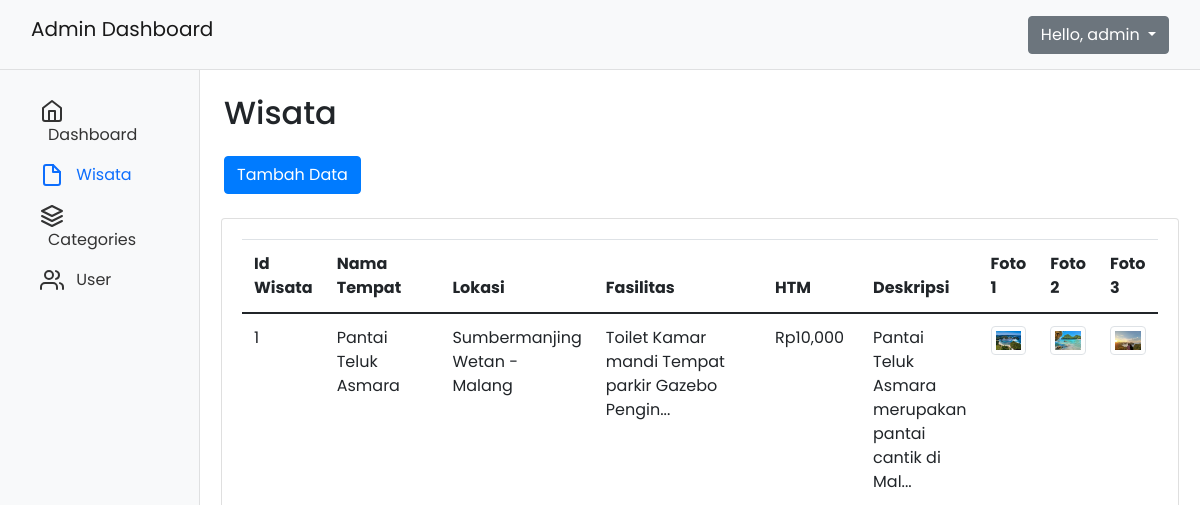
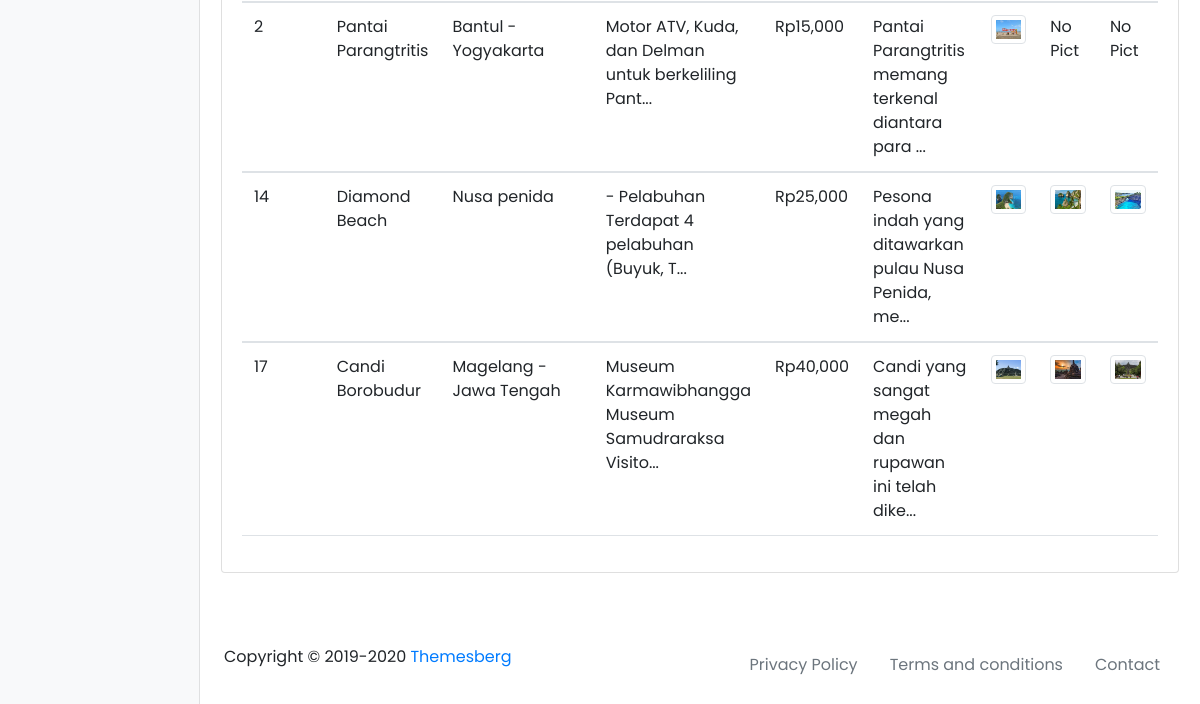
The page /admin_wisata.php (signed in) on the database as committed earlier (2 pictures, top to bottom).
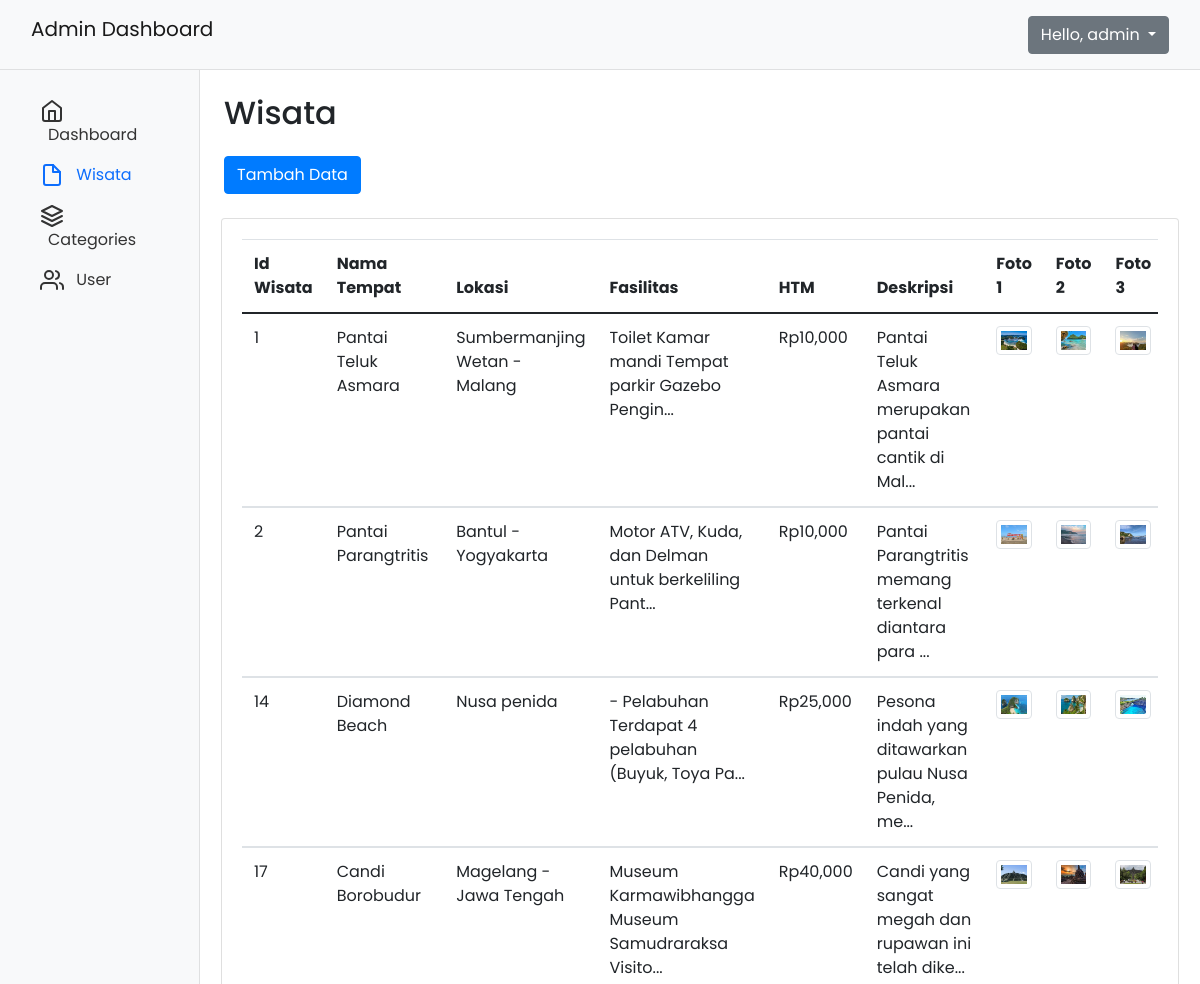
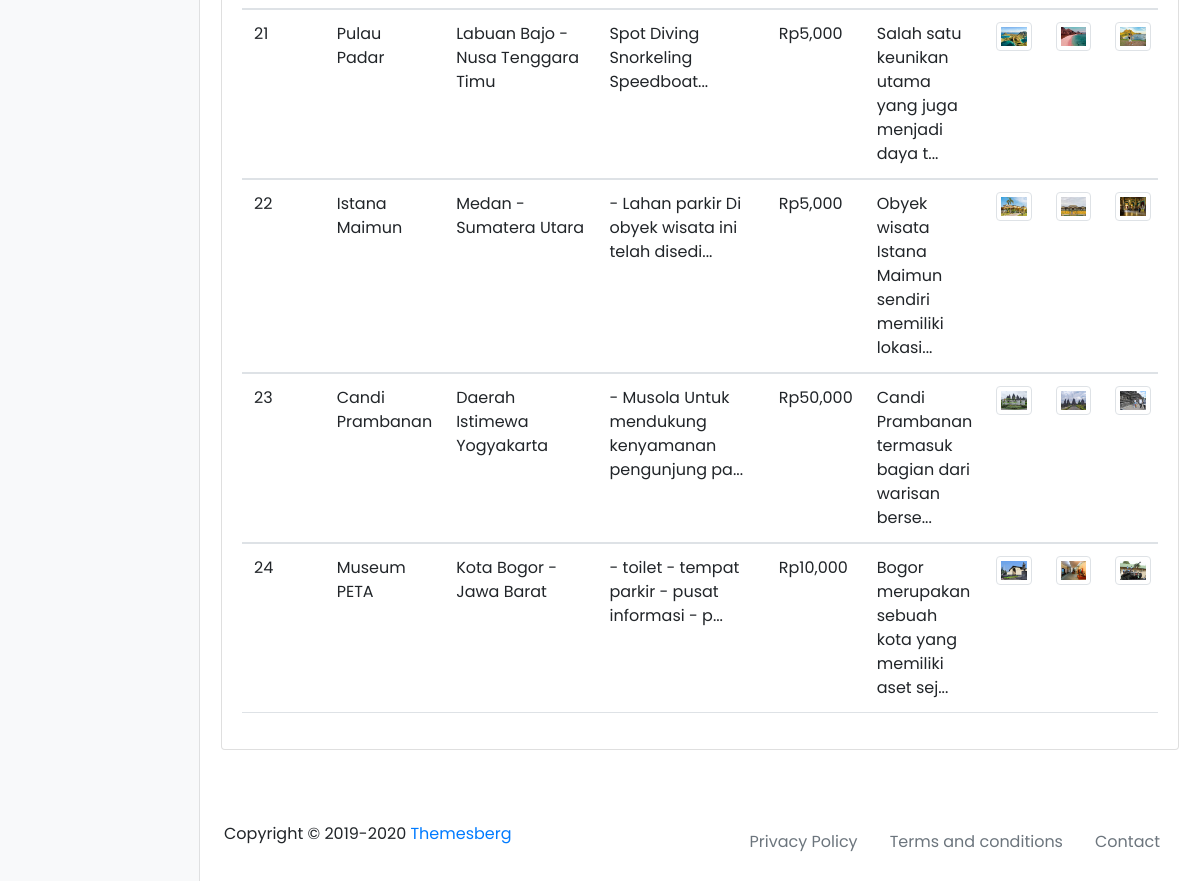
The same page on the database as committed later (2 pictures, top to bottom).
### tables this page shows
CREATE TABLE `wisata` (
  `id_wisata` int(11) NOT NULL,
  `nama_tempat` varchar(32) NOT NULL,
  `id_kategori` int(11) NOT NULL,
  `lokasi` varchar(32) NOT NULL,
  `fasilitas` text NOT NULL,
  `htm` int(11) NOT NULL,
  `deskripsi` longtext NOT NULL,
  `foto_1` varchar(32) NOT NULL,
  `foto_2` varchar(32) NOT NULL,
  `foto_3` varchar(32) NOT NULL,
  `foto_4` varchar(32) NOT NULL
);

### admin_wisata.php (the view, shortened to what the changed rows need)
<?php
include "connection.php";
$travels = mysqli_query($connection, "SELECT * FROM wisata JOIN kategori ON wisata.id_kategori = kategori.id_kategori");
?>
<!DOCTYPE html>
<html lang="en">
<head>
    <link rel="stylesheet" href="https://stackpath.bootstrapcdn.com/bootstrap/5.0.0-alpha1/css/bootstrap.min.css">
    <link rel="stylesheet" href="https://cdn.jsdelivr.net/chartist.js/latest/chartist.min.css">
    <link href="vendor/bootstrap/css/bootstrap.min.css" rel="stylesheet">
    <link rel="stylesheet" href="assets/css/fontawesome.css">
    <link rel="stylesheet" href="assets/css/style.css">
    <link rel="stylesheet" href="assets/css/owl.css">
</head>
<body>
    <div class="container-fluid">
        <div class="row">
            <main class="col-md-9 ml-sm-auto col-lg-10 px-md-4 py-4">
                <h1 class="h2">Wisata</h1>
                <div class="row my-4">
                    <div class="">
                        <div class="card">
                            <div class="card-body">
                                <div class="table-responsive">
                                    <table class="table">
                                        <thead>
                                            <tr>
                                                <th scope="col">Id Wisata</th>
                                                <th scope="col">Nama Tempat</th>
                                                <th scope="col">Lokasi</th>
                                                <th scope="col">Fasilitas</th>
                                                <th scope="col">HTM</th>
                                                <th scope="col">Deskripsi</th>
                                                <th scope="col">Foto 1</th>
                                                <th scope="col">Foto 2</th>
                                                <th scope="col">Foto 3</th>
                                            </tr>
                                        </thead>
                                        <?php
                                        while ($data = mysqli_fetch_array($travels)) { ?>
                                            <tbody>
                                                <tr>
                                                    <td><?php echo $data["id_wisata"]; ?></td>
                                                    <td><?php echo $data["nama_tempat"]; ?></td>
                                                    <td><?php echo $data["lokasi"]; ?></td>
                                                    <td><?php echo substr($data["fasilitas"], 0, 50) . (strlen($data["deskripsi"]) > 100 ? '...' : ''); ?></td>
                                                    <td><?php echo "Rp" . number_format($data["htm"])  ?></td>
                                                    <td><?php echo substr($data["deskripsi"], 0, 50) . (strlen($data["deskripsi"]) > 100 ? '...' : ''); ?></td>
                                                    <td><?php echo !empty($data["foto_1"]) ? '<img src="assets/images/wisata/' . $data["foto_1"] . '" alt="Foto 1" class="img-thumbnail">' : 'No Pict'; ?></td>
                                                    <td><?php echo !empty($data["foto_2"]) ? '<img src="assets/images/wisata/' . $data["foto_2"] . '" alt="Foto 2" class="img-thumbnail">' : 'No Pict'; ?></td>
                                                    <td><?php echo !empty($data["foto_3"]) ? '<img src="assets/images/wisata/' . $data["foto_3"] . '" alt="Foto 3" class="img-thumbnail">' : 'No Pict'; ?></td>
                                                </tr>
                                            </tbody>
                                        <?php } ?>
                                    </table>
                                </div>
                            </div>
                        </div>
                    </div>
                </div>
            </main>
        </div>
    </div>
</body>
</html>

Rows that differ between the two databases and show on the page:
changed wisata "Pantai Parangtritis": htm "15,000" → "10,000"; foto_2: picture added; foto_3: picture added; no longer shows "No Pict"
changed wisata "Diamond Beach": fasilitas "- Pelabuhan Terdapat 4 pelabuhan (Buyuk, T" → "- Pelabuhan Terdapat 4 pelabuhan (Buyuk, Toya Pa"
added wisata: id_wisata "21", nama_tempat "Pulau Padar", lokasi "Labuan Bajo - Nusa Tenggara Timu", fasilitas "Spot Diving Snorkeling Speedboat", htm "5,000", deskripsi "Salah satu keunikan utama yang juga menjadi daya t", foto_1 (picture), foto_2 (picture), foto_3 (picture)
added wisata: id_wisata "22", nama_tempat "Istana Maimun", lokasi "Medan - Sumatera Utara", fasilitas "- Lahan parkir Di obyek wisata ini telah disedi", htm "5,000", deskripsi "Obyek wisata Istana Maimun sendiri memiliki lokasi", foto_1 (picture), foto_2 (picture), foto_3 (picture)
added wisata: id_wisata "23", nama_tempat "Candi Prambanan", lokasi "Daerah Istimewa Yogyakarta", fasilitas "- Musola Untuk mendukung kenyamanan pengunjung pa", htm "50,000", deskripsi "Candi Prambanan termasuk bagian dari warisan berse", foto_1 (picture), foto_2 (picture), foto_3 (picture)
added wisata: id_wisata "24", nama_tempat "Museum PETA", lokasi "Kota Bogor - Jawa Barat", fasilitas "- toilet - tempat parkir - pusat informasi - p", htm "10,000", deskripsi "Bogor merupakan sebuah kota yang memiliki aset sej", foto_1 (picture), foto_2 (picture), foto_3 (picture)
